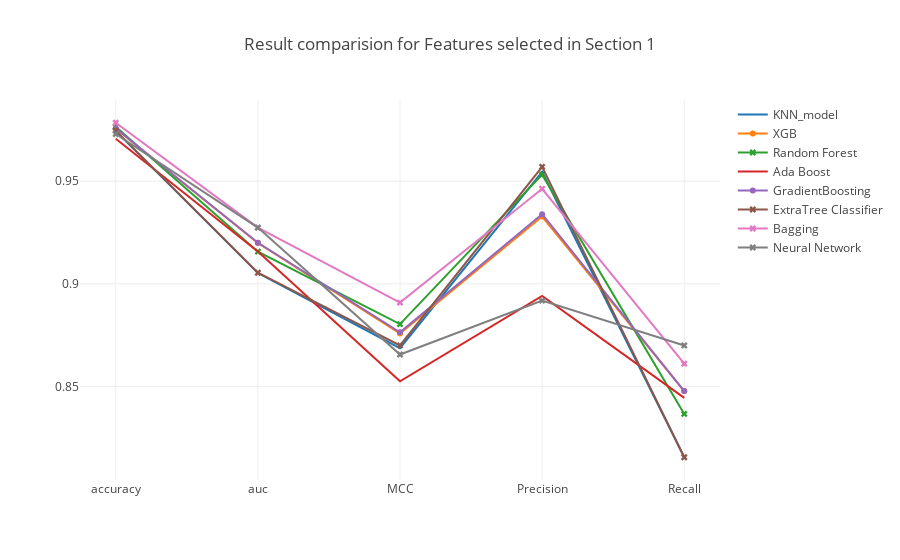

Notebook code cell kept with this figure:
### Markdown cell above
### <a id='1.A' style="text-decoration : none; color : #000000;"> A. Results</a>

### Code cell
trace0 = go.Scatter(x=table_80_50_test.iloc[0].index.values[[0,7,8,9,10]],
                    y=table_80_50_test.iloc[0].values[[0,7,8,9,10]],
                    mode = 'lines',
                    name = 'KNN_model')


trace2 = go.Scatter(x=table_80_50_test.iloc[1].index.values[[0,7,8,9,10]],
                    y=table_80_50_test.iloc[1].values[[0,7,8,9,10]],
                    mode = 'lines+markers',marker=dict(symbol='x'),
                    name = 'Random Forest')


trace3 = go.Scatter(x=table_80_50_test.iloc[2].index.values[[0,7,8,9,10]],
                    y=table_80_50_test.iloc[2].values[[0,7,8,9,10]],
                    mode = 'lines',
                    name = 'Ada Boost')

trace4 = go.Scatter(x=table_80_50_test.iloc[3].index.values[[0,7,8,9,10]],
                    y=table_80_50_test.iloc[3].values[[0,7,8,9,10]],
                    mode = 'lines+markers',
                    name = 'GradientBoosting')

trace5 = go.Scatter(x=table_80_50_test.iloc[4].index.values[[0,7,8,9,10]],
                    y=table_80_50_test.iloc[4].values[[0,7,8,9,10]],
                    mode = 'lines+markers',marker=dict(symbol='x'),
                    name = 'ExtraTree Classifier')


trace1 = go.Scatter(x=table_80_50_test.iloc[5].index.values[[0,7,8,9,10]],
                    y=table_80_50_test.iloc[5].values[[0,7,8,9,10]],
                    mode = 'lines+markers',
                    name = 'XGB')


trace6 = go.Scatter(x=table_80_50_test.iloc[6].index.values[[0,7,8,9,10]],
                    y=table_80_50_test.iloc[6].values[[0,7,8,9,10]],
                    mode = 'lines+markers',marker=dict(symbol='x'),
                    name = 'Bagging')

trace7 = go.Scatter(x=table_80_50_test.iloc[7].index.values[[0,7,8,9,10]],
                    y=table_80_50_test.iloc[7].values[[0,7,8,9,10]],
                    mode = 'lines+markers',marker=dict(symbol='x'),
                    name = 'Neural Network')



data = [trace0, trace1, trace2, trace3, trace4, trace5, trace6, trace7]
layout = go.Layout(yaxis=dict(tick0=0,dtick=0.05),title='Result comparision for Features selected in Section 1')
fig = go.Figure(data=data, layout=layout)

iplot(fig, filename='Result')

### Figure 1 — Plotly figure (JSON) as saved in the notebook; plotly's stock layout.template omitted (floating-point values rounded to 4 significant figures)
{"data": [{"mode": "lines", "name": "KNN_model", "type": "scatter", "uid": "7f9d8cb7-07f0-4519-88ec-5974dfc20c4e", "x": ["accuracy", "auc", "MCC", "Precision", "Recall"], "y": [0.9744, 0.9053, 0.8687, 0.9545, 0.8156]}, {"mode": "lines+markers", "name": "XGB", "type": "scatter", "uid": "a1593db2-d6b6-40a2-aae7-306ca4310953", "x": ["accuracy", "auc", "MCC", "Precision", "Recall"], "y": [0.9755, 0.9199, 0.8758, 0.9328, 0.8478]}, {"marker": {"symbol": "x"}, "mode": "lines+markers", "name": "Random Forest", "type": "scatter", "uid": "c93297d5-91a2-47a0-bb1d-eb3c82d8e748", "x": ["accuracy", "auc", "MCC", "Precision", "Recall"], "y": [0.9765, 0.9157, 0.8804, 0.9532, 0.8367]}, {"mode": "lines", "name": "Ada Boost", "type": "scatter", "uid": "c681d804-8053-4ddf-b90c-a11e0c8d0412", "x": ["accuracy", "auc", "MCC", "Precision", "Recall"], "y": [0.9707, 0.9157, 0.8525, 0.8941, 0.8444]}, {"mode": "lines+markers", "name": "GradientBoosting", "type": "scatter", "uid": "fcb1c9c8-9d37-405b-b4e8-a5cd6898735b", "x": ["accuracy", "auc", "MCC", "Precision", "Recall"], "y": [0.9756, 0.92, 0.8764, 0.9339, 0.8478]}, {"marker": {"symbol": "x"}, "mode": "lines+markers", "name": "ExtraTree Classifier", "type": "scatter", "uid": "ad7561e9-f0ba-4cdb-b5d3-ecfbc2f887ff", "x": ["accuracy", "auc", "MCC", "Precision", "Recall"], "y": [0.9746, 0.9054, 0.87, 0.957, 0.8156]}, {"marker": {"symbol": "x"}, "mode": "lines+markers", "name": "Bagging", "type": "scatter", "uid": "635a880a-5311-42e8-bc92-b06c4408f04e", "x": ["accuracy", "auc", "MCC", "Precision", "Recall"], "y": [0.9784, 0.9274, 0.8909, 0.9463, 0.8611]}, {"marker": {"symbol": "x"}, "mode": "lines+markers", "name": "Neural Network", "type": "scatter", "uid": "852e0a10-96e6-45cc-8d78-a250cf18f80f", "x": ["accuracy", "auc", "MCC", "Precision", "Recall"], "y": [0.9729, 0.9274, 0.8656, 0.8918, 0.87]}], "layout": {"title": "Result comparision for Features selected in Section 1", "yaxis": {"dtick": 0.05, "tick0": 0}}}
